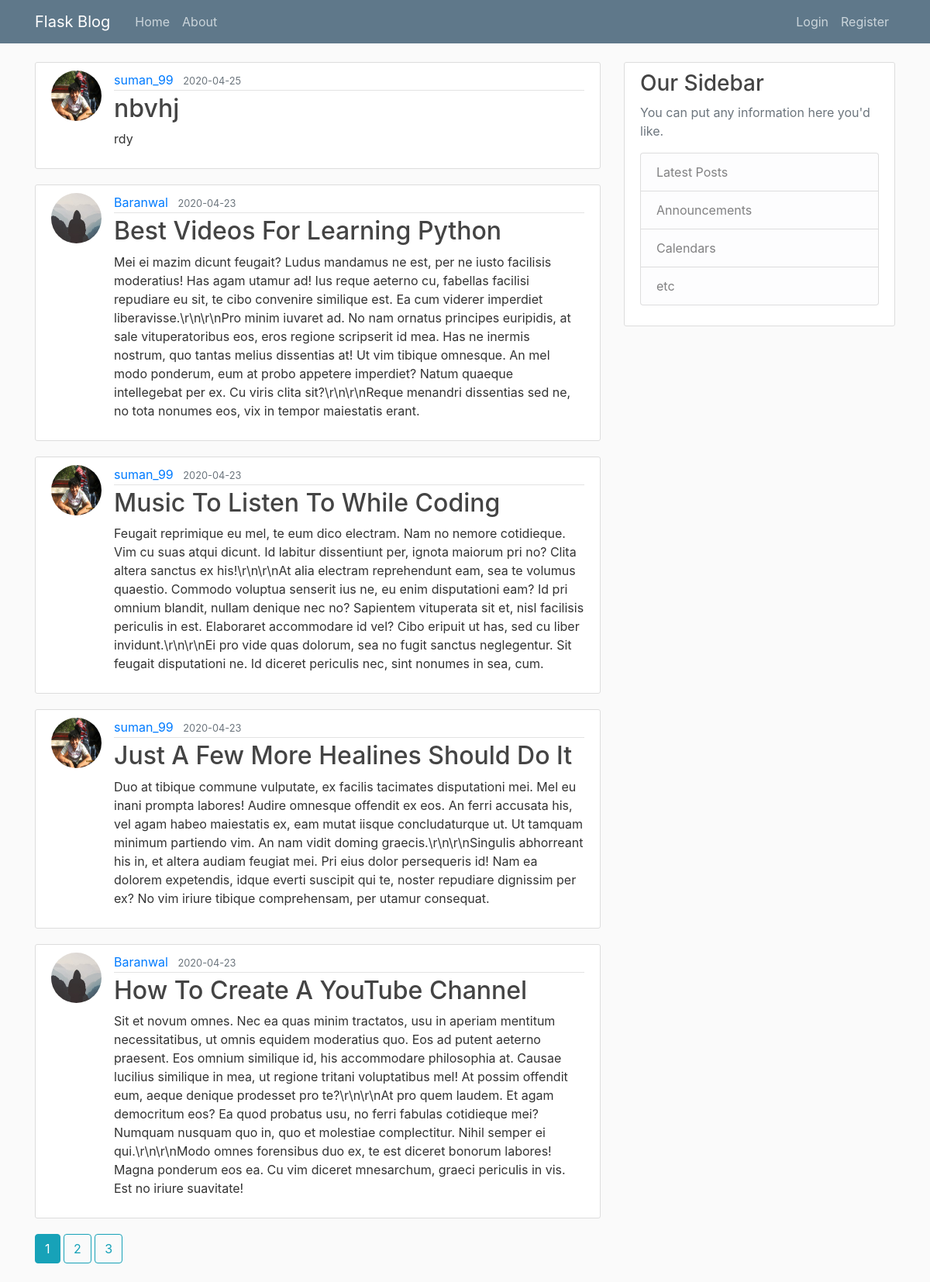
The page /home on the database its author committed.
### flaskblog/models.py (models this page shows, shortened)
class Post(db.Model):
    id = db.Column(db.Integer, primary_key=True)
    title = db.Column(db.String(100), nullable=False)
    date_posted = db.Column(db.DateTime, nullable=False, default=datetime.utcnow)
    content = db.Column(db.Text, nullable=False)
    user_id = db.Column(db.Integer, db.ForeignKey('user.id'), nullable=False)

### flaskblog/routes.py (the view)
@app.route("/")
@app.route("/home")
def home():
    page = request.args.get('page', 1, type=int)
    posts = Post.query.order_by(Post.date_posted.desc()).paginate(page=page, per_page=5)
    return render_template('home.html', posts=posts)

### flaskblog/templates/home.html
{% extends "layout.html" %}
{% block content %}
    {% for post in posts.items %}
        <article class="media content-section">
          <img class="rounded-circle article-img" src="{{ url_for('static', filename='profile_pics/' + post.author.image_file) }}">
          <div class="media-body">
            <div class="article-metadata">
              <a class="mr-2" href="{{ url_for('user_posts', username=post.author.username) }}">{{ post.author.username }}</a>
              <small class="text-muted">{{ post.date_posted.strftime('%Y-%m-%d') }}</small>
            </div>
            <h2><a class="article-title" href="{{ url_for('post', post_id=post.id) }}">{{ post.title }}</a></h2>
            <p class="article-content">{{ post.content }}</p>
          </div>
        </article>
    {% endfor %}
    {% for page_num in posts.iter_pages(left_edge=1, right_edge=1, left_current=1, right_current=2) %}
      {% if page_num %}
        {% if posts.page == page_num %}
          <a class="btn btn-info mb-4" href="{{ url_for('home', page=page_num) }}">{{ page_num }}</a>
        {% else %}
          <a class="btn btn-outline-info mb-4" href="{{ url_for('home', page=page_num) }}">{{ page_num }}</a>
        {% endif %}
      {% else %}
        ...
      {% endif %}
    {% endfor %}
{% endblock content %}

### flaskblog/templates/layout.html (shortened to what this page needs)
<!DOCTYPE html>
<html>
<head>
    <link rel="stylesheet" href="https://maxcdn.bootstrapcdn.com/bootstrap/4.0.0/css/bootstrap.min.css">
    <link rel="stylesheet" type="text/css" href="{{ url_for('static', filename='main.css') }}">
</head>
<body>
    <header class="site-header">
      <nav class="navbar navbar-expand-md navbar-dark bg-steel fixed-top">
        <div class="container">
          <a class="navbar-brand mr-4" href="/">Flask Blog</a>
          <div class="collapse navbar-collapse" id="navbarToggle">
            <div class="navbar-nav mr-auto">
              <a class="nav-item nav-link" href="{{ url_for('home') }}">Home</a>
              <a class="nav-item nav-link" href="{{ url_for('about') }}">About</a>
            </div>
            <div class="navbar-nav">
              {% if current_user.is_authenticated %}
                <a class="nav-item nav-link" href="{{ url_for('new_post') }}">New Post</a>
                <a class="nav-item nav-link" href="{{ url_for('account') }}">Account</a>
                <a class="nav-item nav-link" href="{{ url_for('logout') }}">Logout</a>
              {% else %}
                <a class="nav-item nav-link" href="{{ url_for('login') }}">Login</a>
                <a class="nav-item nav-link" href="{{ url_for('register') }}">Register</a>
              {% endif %}
            </div>
          </div>
        </div>
      </nav>
    </header>
    <main role="main" class="container">
      <div class="row">
        <div class="col-md-8">
          {% block content %}{% endblock %}
        </div>
        <div class="col-md-4">
          <div class="content-section">
            <h3>Our Sidebar</h3>
            <p class='text-muted'>You can put any information here you'd like.
              <ul class="list-group">
                <li class="list-group-item list-group-item-light">Latest Posts</li>
                <li class="list-group-item list-group-item-light">Announcements</li>
                <li class="list-group-item list-group-item-light">Calendars</li>
                <li class="list-group-item list-group-item-light">etc</li>
              </ul>
            </p>
          </div>
        </div>
      </div>
    </main>
</body>
</html>

### flaskblog/static/main.css (style rules this page uses)
body { background: #fafafa; color: #333333; margin-top: 5rem; }
h1, h2, h3, h4, h5, h6 { color: #444444; }
.bg-steel { background-color: #5f788a; }
.site-header .navbar-nav .nav-link { color: #cbd5db; }
.content-section { background: #ffffff; padding: 10px 20px; border: 1px solid #dddddd; border-radius: 3px; margin-bottom: 20px; }
.article-title { color: #444444; }
.article-content { white-space: pre-line; }
.article-img { height: 65px; width: 65px; margin-right: 16px; }
.article-metadata { padding-bottom: 1px; margin-bottom: 4px; border-bottom: 1px solid #e3e3e3 }

### rows shown on the page
Post: author.username "suman_99", date_posted "2020-04-25", title "nbvhj", content "rdy"
Post: author.username "Baranwal", date_posted "2020-04-23", title "Best Videos For Learning Python", content "Mei ei mazim dicunt feugait? Ludus mandamus ne est, per ne iusto facilisis moderatius! Has agam utamur ad! Ius reque aeterno cu, fabellas facilisi repudiare eu sit, te cibo convenire similique est. Ea cum viderer imperdiet liberavisse.\\r\\n\\r\\nPro minim iuvaret ad. No nam ornatus principes euripidis, at sale vituperatoribus eos, eros regione scripserit id mea. Has ne inermis nostrum, quo tantas melius dissentias at! Ut vim tibique omnesque. An mel modo ponderum, eum at probo appetere imperdiet? Natum quaeque intellegebat per ex. Cu viris clita sit?\\r\\n\\r\\nReque menandri dissentias sed ne, no tota nonumes eos, vix in tempor maiestatis erant."
Post: author.username "suman_99", date_posted "2020-04-23", title "Music To Listen To While Coding", content "Feugait reprimique eu mel, te eum dico electram. Nam no nemore cotidieque. Vim cu suas atqui dicunt. Id labitur dissentiunt per, ignota maiorum pri no? Clita altera sanctus ex his!\\r\\n\\r\\nAt alia electram reprehendunt eam, sea te volumus quaestio. Commodo voluptua senserit ius ne, eu enim disputationi eam? Id pri omnium blandit, nullam denique nec no? Sapientem vituperata sit et, nisl facilisis periculis in est. Elaboraret accommodare id vel? Cibo eripuit ut has, sed cu liber invidunt.\\r\\n\\r\\nEi pro vide quas dolorum, sea no fugit sanctus neglegentur. Sit feugait disputationi ne. Id diceret periculis nec, sint nonumes in sea, cum."
Post: author.username "suman_99", date_posted "2020-04-23", title "Just A Few More Healines Should Do It", content "Duo at tibique commune vulputate, ex facilis tacimates disputationi mei. Mel eu inani prompta labores! Audire omnesque offendit ex eos. An ferri accusata his, vel agam habeo maiestatis ex, eam mutat iisque concludaturque ut. Ut tamquam minimum partiendo vim. An nam vidit doming graecis.\\r\\n\\r\\nSingulis abhorreant his in, et altera audiam feugiat mei. Pri eius dolor persequeris id! Nam ea dolorem expetendis, idque everti suscipit qui te, noster repudiare dignissim per ex? No vim iriure tibique comprehensam, per utamur consequat."
Post: author.username "Baranwal", date_posted "2020-04-23", title "How To Create A YouTube Channel", content "Sit et novum omnes. Nec ea quas minim tractatos, usu in aperiam mentitum necessitatibus, ut omnis equidem moderatius quo. Eos ad putent aeterno praesent. Eos omnium similique id, his accommodare philosophia at. Causae lucilius similique in mea, ut regione tritani voluptatibus mel! At possim offendit eum, aeque denique prodesset pro te?\\r\\n\\r\\nAt pro quem laudem. Et agam democritum eos? Ea quod probatus usu, no ferri fabulas cotidieque mei? Numquam nusquam quo in, quo et molestiae complectitur. Nihil semper ei qui.\\r\\n\\r\\nModo omnes forensibus duo ex, te est diceret bonorum labores! Magna ponderum eos ea. Cu vim diceret mnesarchum, graeci periculis in vis. Est no iriure suavitate!"

### other values the page prints
{{ page_num }} "1"
{{ page_num }} "2" "3"
